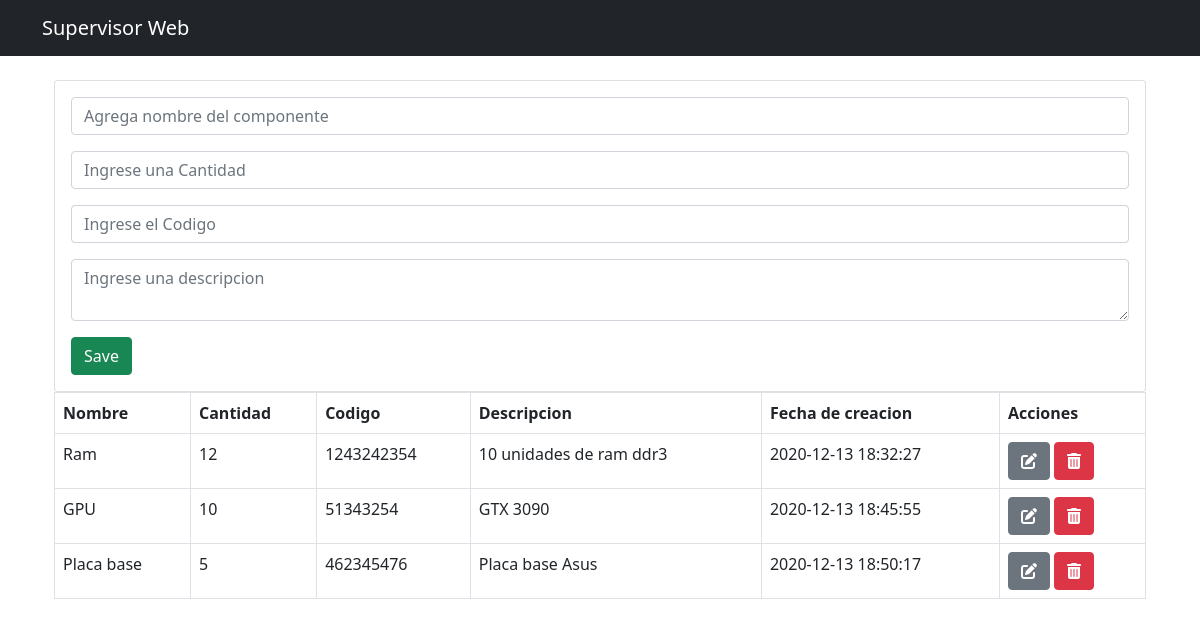
Page /Menu/CRUD/index.php on the committed database.
### tables this page shows
CREATE TABLE `componentes` (
  `ID` int(11) NOT NULL,
  `Nombre` varchar(50) NOT NULL,
  `Cantidad` int(255) NOT NULL,
  `Codigo` int(20) NOT NULL,
  `Descripcion` text NOT NULL,
  `Tiempo` timestamp NOT NULL DEFAULT current_timestamp()
);

### Menu/CRUD/index.php (the view, shortened to what this page needs)
<?php include('db.php') ?>
<div class="container p-4">
    <div class="row">
        <div class="col-mb-4">
            <div class="card card-body">
                <form action="save_task.php" method="POST" >
                    <div class="form-group">
                        <input type="text" name="Nombre" class="form-control"
                        placeholder="Agrega nombre del componente"autofocus>
                    </div>
                    <div class="form-group">
                        <input type="text" name="Cantidad" class="form-control mt-3"
                        placeholder="Ingrese una Cantidad">
                    </div>
                    <div class="form-group">
                        <input type="text" name="Codigo" class="form-control mt-3"
                        placeholder="Ingrese el Codigo">
                    </div>
                    <div class="form-group">
                        <textarea name="Descripcion" rows="2" class="form-control mt-3"
                        placeholder="Ingrese una descripcion"></textarea>
                    </div>
                    <input type="submit" class="btn btn-success btn-block mt-3"
                        name="save_task" value="Save">
                </form>
            </div>
        </div>
        <div class="col-mb-8">
            <table class ="table table-bordered">
                <thead>
                    <tr>
                        <th>Nombre</th>
                        <th>Cantidad</th>
                        <th>Codigo</th>
                        <th>Descripcion</th>
                        <th>Fecha de creacion</th>
                        <th>Acciones</th>
                    </tr>
                </thead>
                <tbody>
                    <?php
                        $query = "SELECT * FROM componentes";
                        $result_comp = mysqli_query($conn, $query);
                        while($row = mysqli_fetch_array($result_comp)){?>
                            <tr>
                                <td><?php echo $row ['Nombre'] ?></td>
                                <td><?php echo $row ['Cantidad'] ?></td>
                                <td><?php echo $row ['Codigo'] ?></td>
                                <td><?php echo $row ['Descripcion'] ?></td>
                                <td><?php echo $row ['Tiempo'] ?></td>
                                <td>
                                    <a href="edit_task.php?id=<?php echo $row ['ID'] ?>" class="btn btn-secondary">
                                        <i class="fas fa-edit"></i>
                                    </a>
                                    <a href="delete_task.php?id=<?php echo $row ['ID'] ?>" class="btn btn-danger">
                                        <i class="fas fa-trash-alt"></i>
                                    </a>
                                </td>
                            </tr>
                       <?php } ?>
                </tbody>
            </table>
        </div>
    </div>
</div>

### rows in the picture
componentes: Nombre "Ram", Cantidad "12", Codigo "1243242354", Descripcion "10 unidades de ram ddr3", Tiempo "2020-12-13 18:32:27"
componentes: Nombre "GPU", Cantidad "10", Codigo "51343254", Descripcion "GTX 3090", Tiempo "2020-12-13 18:45:55"
componentes: Nombre "Placa base", Cantidad "5", Codigo "462345476", Descripcion "Placa base Asus", Tiempo "2020-12-13 18:50:17"
